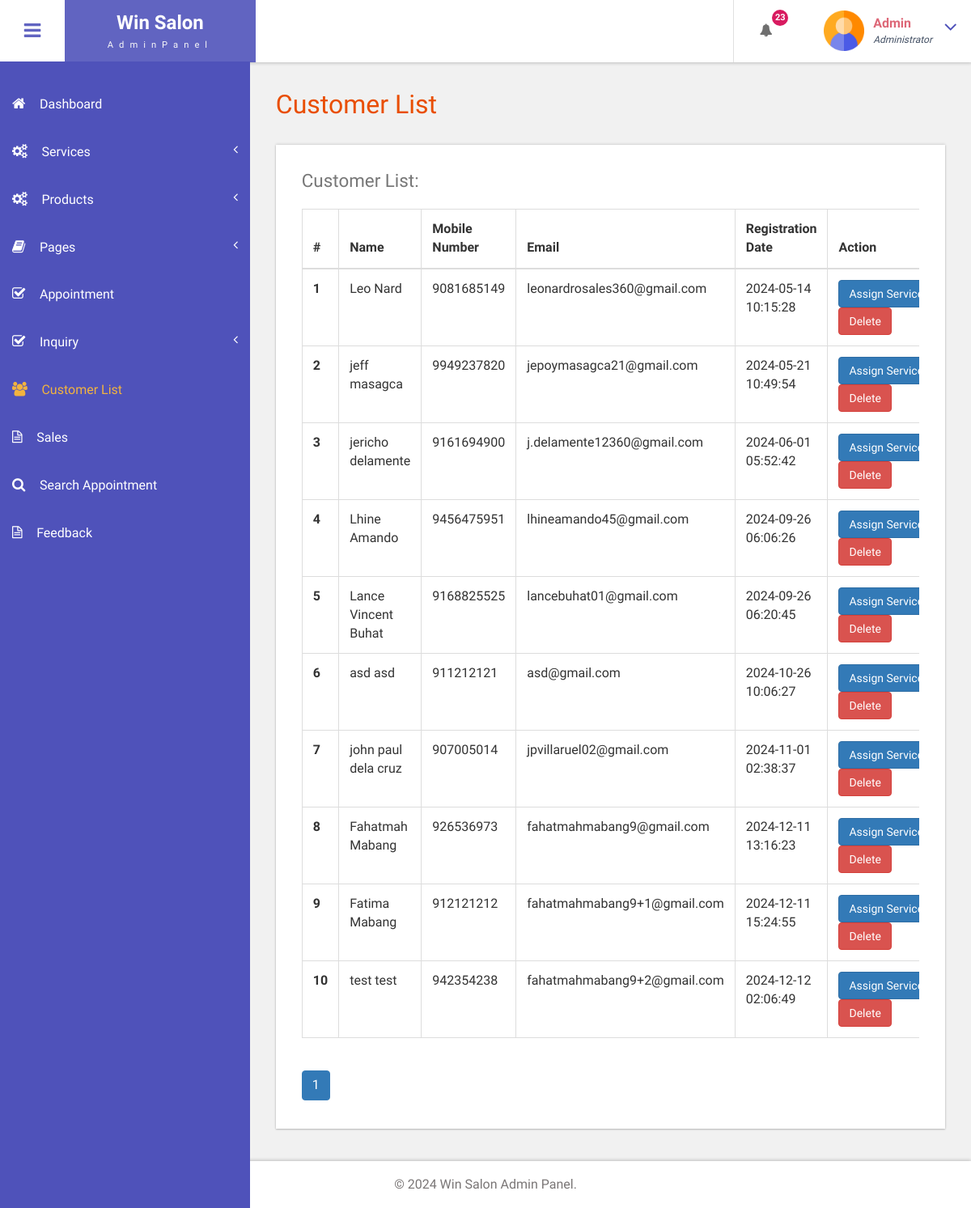
Page /bfs/admin/customer-list.php (signed in) on the earlier database version.
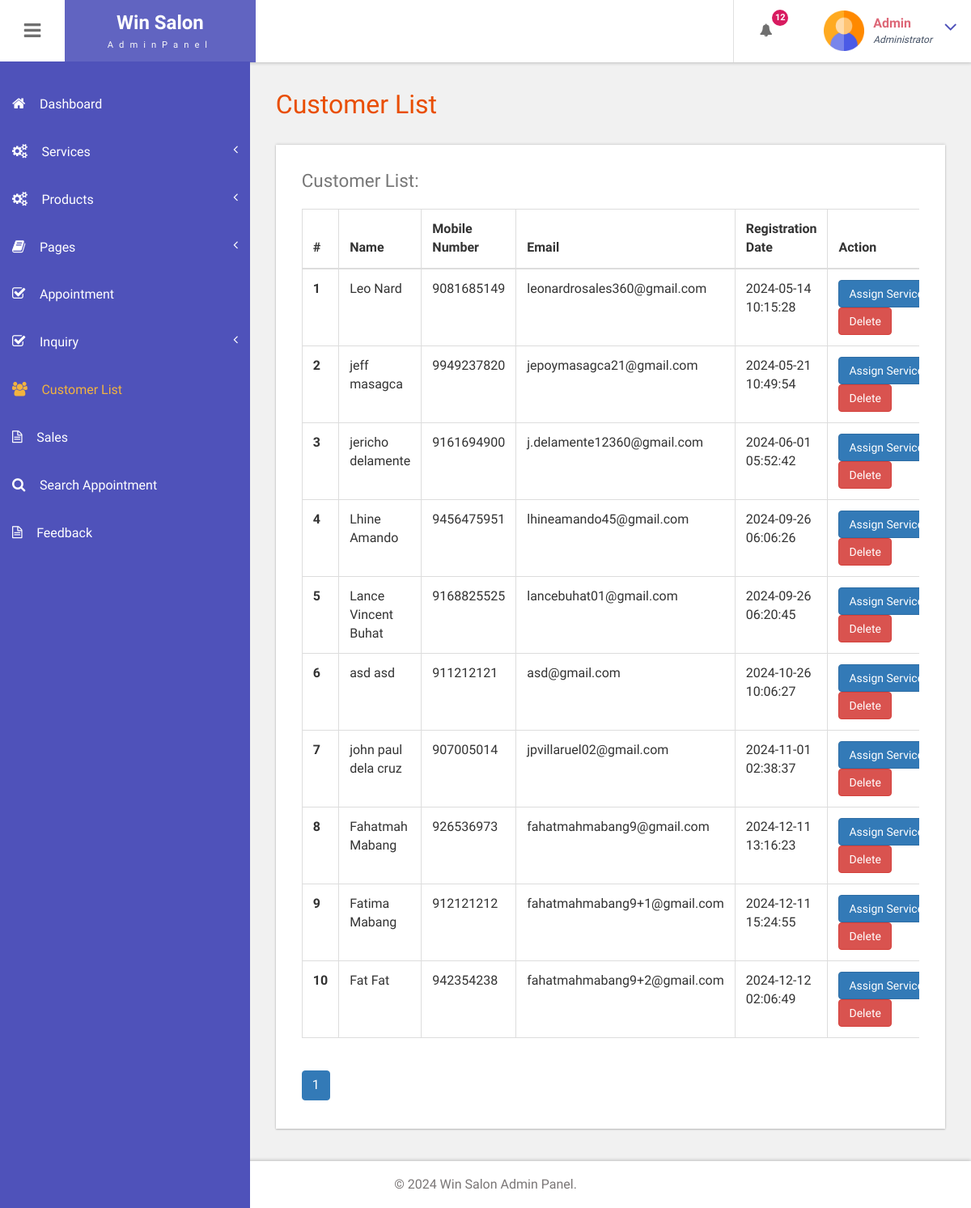
Same page on the later database version.
### tables this page shows
CREATE TABLE `tbluser` (
  `ID` int(10) NOT NULL,
  `FirstName` varchar(120) DEFAULT NULL,
  `LastName` varchar(250) DEFAULT NULL,
  `MobileNumber` bigint(10) DEFAULT NULL,
  `Email` varchar(120) DEFAULT NULL,
  `Password` varchar(120) DEFAULT NULL,
  `account_activation_hash` varchar(64) DEFAULT NULL,
  `RegDate` timestamp NULL DEFAULT current_timestamp(),
  `LastLogin` timestamp NOT NULL DEFAULT current_timestamp() ON UPDATE current_timestamp()
);

### bfs/admin/customer-list.php (the view, shortened to what the changed rows need)
<?php
include('includes/dbconnection.php');
if (strlen($_SESSION['bpmsaid']==0)) {
  header('location:logout.php');
  } else{
    $limit = 10;
    $page = isset($_GET['page']) ? (int)$_GET['page'] : 1;
    $result = mysqli_query($con, "SELECT COUNT(*) AS total FROM tbluser");
    $row = mysqli_fetch_assoc($result);
    $total_records = $row['total'];
    $total_pages = ceil($total_records / $limit);
  ?>
<!DOCTYPE HTML>
<html>
<head>
<link href="css/bootstrap.css" rel='stylesheet' type='text/css' />
<link href="css/style.css" rel='stylesheet' type='text/css' />
<link href="css/font-awesome.css" rel="stylesheet">
<link href="css/animate.css" rel="stylesheet" type="text/css" media="all">
<link href="css/custom.css" rel="stylesheet">
</head>
<body class="cbp-spmenu-push">
	<div class="main-content">
		 <?php include_once('includes/sidebar.php');?>
		 <?php include_once('includes/header.php');?>
		<div id="page-wrapper">
			<div class="main-page">
				<div class="tables">
					<h3 class="title1">Customer List</h3>
					<div class="table-responsive bs-example widget-shadow">
							<h4>Customer List:</h4>
							<div class="table-wrapper">
									<table class="table table-bordered">
											<thead>
													<tr>
															<th>#</th>
															<th>Name</th>
															<th>Mobile Number</th>
															<th>Email</th>
															<th>Registration Date</th>
															<th>Action</th>
													</tr>
											</thead>
											<tbody>
													<?php
													$ret = mysqli_query($con, "select * from tbluser");
													$cnt = 1;
													while ($row = mysqli_fetch_array($ret)) {
													?>
															<tr>
																	<th scope="row"><?php echo $cnt; ?></th>
																	<td><?php echo $row['FirstName']; ?> <?php echo $row['LastName']; ?></td>
																	<td><?php echo $row['MobileNumber']; ?></td>
																	<td><?php echo $row['Email']; ?></td>
																	<td><?php echo $row['RegDate']; ?></td>
																	<td>
																			<a href="add-customer-services.php?addid=<?php echo $row['ID']; ?>" class="btn btn-primary">Assign Services</a>
																			<a href="customer-list.php?delid=<?php echo $row['ID']; ?>" class="btn btn-danger" onClick="return confirm('Are you sure you want to delete?')">Delete</a>
																	</td>
															</tr>
													<?php
															$cnt = $cnt + 1;
													} ?>
											</tbody>
									</table>
							</div>
                    <nav>
                        <ul class="pagination">
                            <?php for ($i = 1; $i <= $total_pages; $i++): ?>
                                <li class="page-item <?php echo $i == $page ? 'active' : ''; ?>">
                                    <a class="page-link" href="customer-list.php?page=<?php echo $i; ?>"><?php echo $i; ?></a>
                                </li>
                            <?php endfor; ?>
                        </ul>
                    </nav>
					</div>
				</div>
			</div>
		</div>
		 <?php include_once('includes/footer.php');?>
	</div>
</body>
</html>
<?php }  ?>

### bfs/admin/includes/header.php (shortened to what the changed rows need)
<div class="sticky-header header-section ">
      <div class="header-left">
        <button id="showLeftPush"><i class="fa fa-bars"></i></button>
        <div class="logo">
          <a href="index.html">
            <h1>Win Salon</h1>
            <span>AdminPanel</span>
          </a>
        </div>
      </div>
      <div class="header-right">
        <div class="profile_details_left">
          <ul class="nofitications-dropdown">
            <?php
            $ret1 = mysqli_query($con, "SELECT tbluser.FirstName, tbluser.LastName, tblbook.ID as bid, tblbook.AptNumber
                            FROM tblbook
                            JOIN tbluser ON tbluser.ID = tblbook.UserID
                            WHERE tblbook.Status IS NULL
                            ORDER BY tblbook.ID DESC");
            $num = mysqli_num_rows($ret1);
            ?>
            <li class="dropdown head-dpdn">
              <a href="#" class="dropdown-toggle" data-toggle="dropdown" aria-expanded="false"><i class="fa fa-bell"></i><span class="badge blue"><?php echo $num;?></span></a>
            </li>
          </ul>
          <div class="clearfix"> </div>
        </div>
        <div class="profile_details">
        <?php
$adid=$_SESSION['bpmsaid'];
$ret=mysqli_query($con,"select AdminName from tbladmin where ID='$adid'");
$row=mysqli_fetch_array($ret);
$name=$row['AdminName'];
?>
          <ul>
            <li class="dropdown profile_details_drop">
              <a href="#" class="dropdown-toggle" data-toggle="dropdown" aria-expanded="false">
                <div class="profile_img">
                  <span class="prfil-img"><img src="images/admin.png" alt="" width="50" height="50"> </span>
                  <div class="user-name">
                    <p><?php echo $name; ?></p>
                    <span>Administrator</span>
                  </div>
                  <i class="fa fa-angle-down lnr"></i>
                  <div class="clearfix"></div>
                </div>
              </a>
            </li>
          </ul>
        </div>
      </div>
      <div class="clearfix"> </div>
    </div>

Differences in the rows shown:
changed tbluser "fahatmahmabang9+2@gmail.com": FirstName "test" → "Fat"; LastName "test" → "Fat"
Other differences:
$num: "23" → "12"
